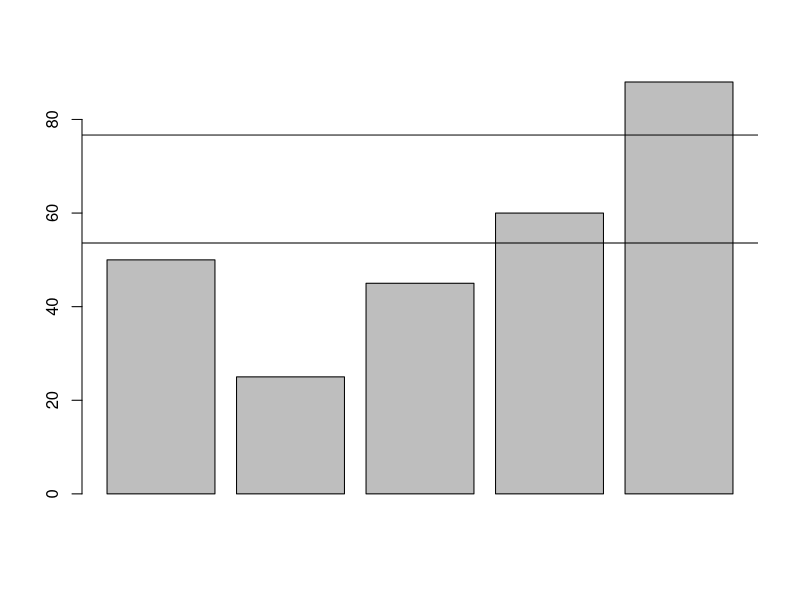

Source code (R):
## TryR Summary Statistics

# 4.1 Mean
marks <- c(70, 85, 64, 99, 91)
mean(marks)
# barplot(marks)  ## barplot the vector
# abline(h = mean(marks))  ## draw a line at mean on barplot


# 4.2 Median
marks[6] <- -1000
mean(marks)
median(marks)
# barplot(marks)  ## barplot the vector
# abline(h = median(marks))  ## draw a line at mean on barplot


# Standard Deviation
marks <- c(50, 25, 45, 60, 88)
mean(marks)
median(marks)
sd(marks)
barplot(marks)  ## barplot the vector
sdAboveMean <- mean(marks) + sd(marks)
sdAboveMean
abline(h = mean(marks))
abline(h = sdAboveMean )  ## draw a line at mean on barplot
